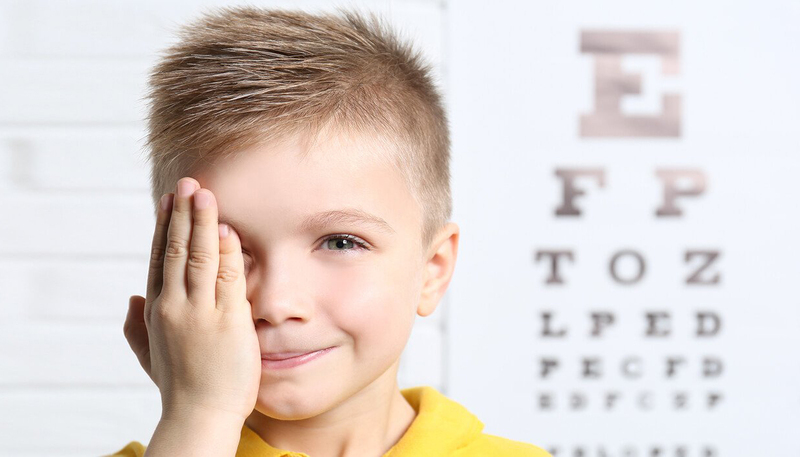
#> input picture 05 - Computer Vision/img/face01.jpg, 800 x 457 px, found by its file name
$ jupyter execute 12.ipynb
#> lines starting #> are read from the running program, lines starting #| are printed output that depends on the picture
[cell 1]
from PIL import Image
import matplotlib.pyplot as plt
import numpy as np

[cell 2]
path = '.\\img\\face01.jpg'
im = Image.open(path)
#> im is the input picture: PIL image 800x457 RGB; mean R, G, B 222.8, 212.3, 207.3
gray_im = im.convert('L')
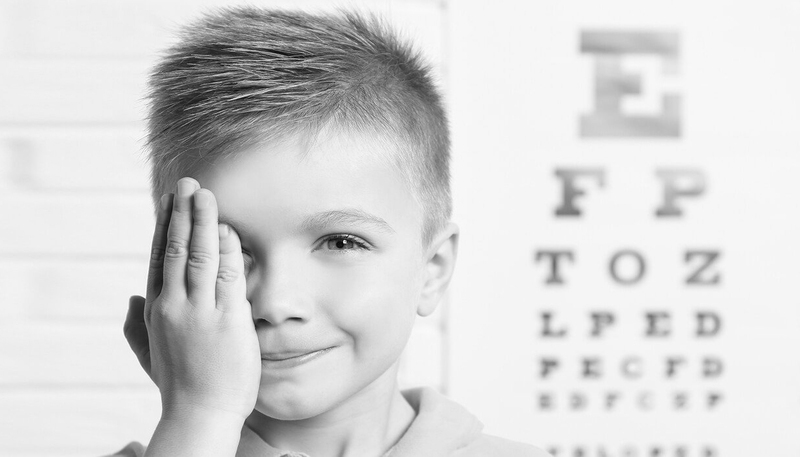
#> gray_im: PIL image 800x457 L; min 7, max 254, mean 214.9

[cell 3]
im_arr = np.array(im)
im_arr.shape
#> Out = (457, 800, 3)

[cell 4]
gray_arr = np.array(gray_im)
gray_arr.shape
#> Out = (457, 800)

# BIẾN ĐỔI ẢNH XÁM

[cell 5]
inverted_arr = 255 - gray_arr  # 255 - giá trị pixel
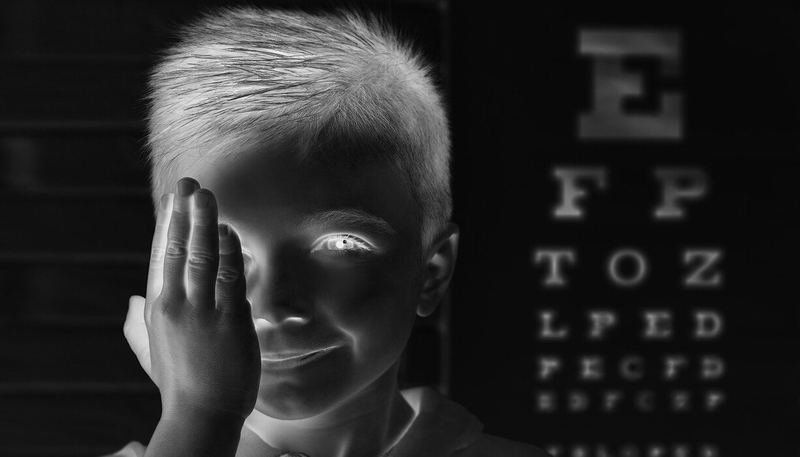
#> inverted_arr: shape (457, 800); min 1, max 248, mean 40.1
squared_arr = gray_arr**2
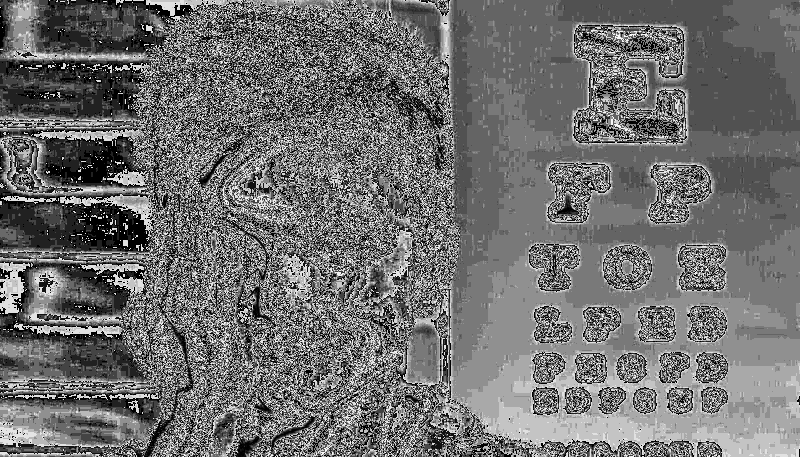
#> squared_arr: shape (457, 800); min 0, max 249, mean 111.4
clamped_arr = np.clip(gray_arr, 100, 200)  # giá trị pixel >= 100 và <= 200
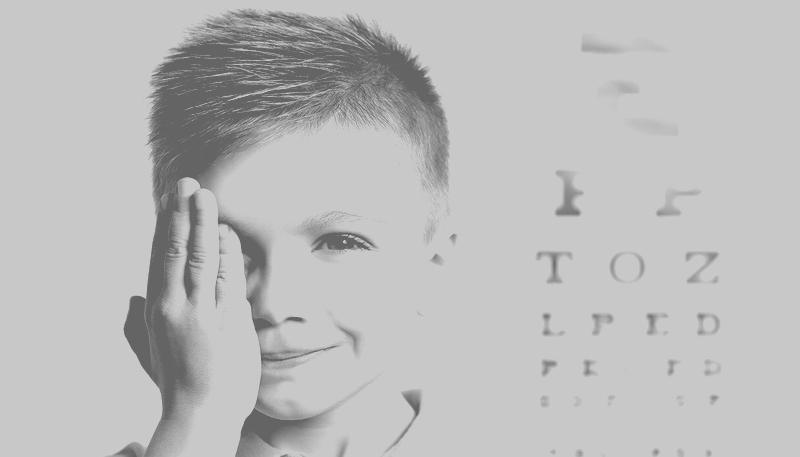
#> clamped_arr: shape (457, 800); min 100, max 200, mean 187.6

[cell 6]
fig, subs = plt.subplots(nrows=2, ncols=2, figsize=(8,4))
fig.subplots_adjust(wspace=0.1, hspace=0.5)

# subs là 1 mảng 2x2 (nrows x ncols)
sub1, sub2, sub3, sub4 = subs.flatten()

sub1.imshow(gray_arr, cmap='gray')
sub2.imshow(inverted_arr, cmap='gray')
sub3.imshow(squared_arr, cmap='gray')
sub4.imshow(clamped_arr, cmap='gray')

sub1.set_title('ORIGINAL IMAGE')
sub2.set_title('INVERTED IMAGE')
sub3.set_title('SQUARED IMAGE')
sub4.set_title('CLAMPED IMAGE')

$ run again, with 05 - Computer Vision/img/face02.jpg copied over 05 - Computer Vision/img/face01.jpg
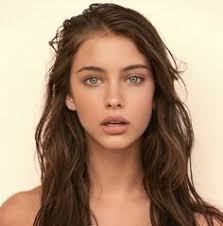
#> input picture 05 - Computer Vision/img/face02.jpg, 223 x 226 px, found by its file name
#> im is the input picture: PIL image 223x226 RGB; mean R, G, B 172.9, 144.5, 120.9
#> `squared_arr = gray_arr**2`:
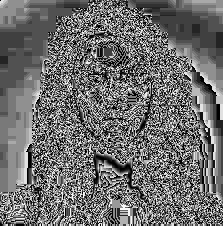
#> squared_arr: shape (226, 223); min 0, max 249, mean 110.1
#> `clamped_arr = np.clip(gray_arr, 100, 200)`:
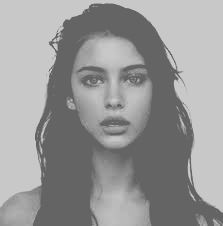
#> clamped_arr: shape (226, 223); min 100, max 200, mean 152.4

$ run again, with 05 - Computer Vision/img/animal01.jpg copied over 05 - Computer Vision/img/face01.jpg
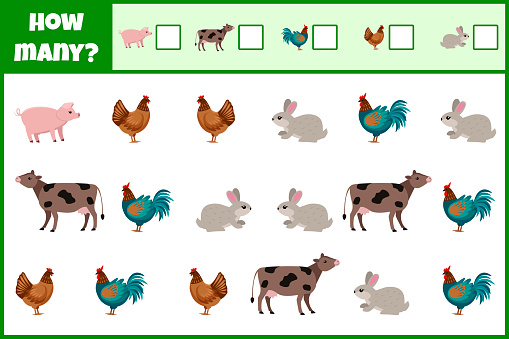
#> input picture 05 - Computer Vision/img/animal01.jpg, 509 x 339 px, found by its file name
#> im is the input picture: PIL image 509x339 RGB; mean R, G, B 210.6, 223.5, 205.1
#> `squared_arr = gray_arr**2`:
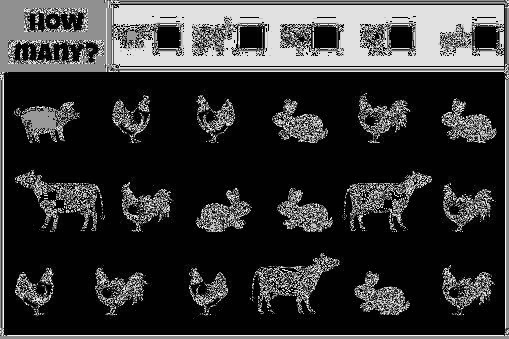
#> squared_arr: shape (339, 509); min 0, max 249, mean 53.8
#> `clamped_arr = np.clip(gray_arr, 100, 200)`:
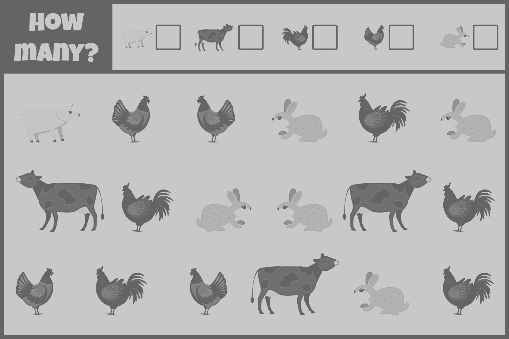
#> clamped_arr: shape (339, 509); min 100, max 200, mean 181.2
